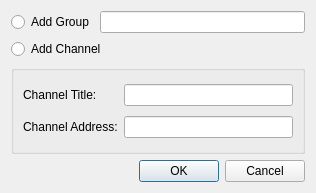
<?xml version="1.0" encoding="UTF-8"?>
<ui version="4.0">
 <class>AddDialog</class>
 <widget class="QDialog" name="AddDialog">
  <property name="geometry">
   <rect>
    <x>0</x>
    <y>0</y>
    <width>316</width>
    <height>193</height>
   </rect>
  </property>
  <property name="windowTitle">
   <string>Dialog</string>
  </property>
  <layout class="QVBoxLayout" name="verticalLayout_2">
   <item>
    <layout class="QHBoxLayout" name="horizontalLayout_2">
     <item>
      <widget class="QRadioButton" name="addGroupRadioButton">
       <property name="text">
        <string>Add Group</string>
       </property>
      </widget>
     </item>
     <item>
      <widget class="QLineEdit" name="groupLineEdit"/>
     </item>
    </layout>
   </item>
   <item>
    <layout class="QVBoxLayout" name="verticalLayout">
     <item>
      <widget class="QRadioButton" name="addChannelRadioButton">
       <property name="text">
        <string>Add Channel</string>
       </property>
      </widget>
     </item>
     <item>
      <widget class="QGroupBox" name="channelGroupBox">
       <property name="title">
        <string/>
       </property>
       <layout class="QGridLayout" name="gridLayout">
        <item row="0" column="0">
         <widget class="QLabel" name="label">
          <property name="text">
           <string>Channel Title:</string>
          </property>
         </widget>
        </item>
        <item row="0" column="1">
         <widget class="QLineEdit" name="channelTitleLineEdit"/>
        </item>
        <item row="1" column="0">
         <widget class="QLabel" name="label_2">
          <property name="text">
           <string>Channel Address:</string>
          </property>
         </widget>
        </item>
        <item row="1" column="1">
         <widget class="QLineEdit" name="channelAddressLineEdit"/>
        </item>
       </layout>
      </widget>
     </item>
    </layout>
   </item>
   <item>
    <layout class="QHBoxLayout" name="horizontalLayout">
     <item>
      <spacer name="horizontalSpacer">
       <property name="orientation">
        <enum>Qt::Horizontal</enum>
       </property>
       <property name="sizeHint" stdset="0">
        <size>
         <width>40</width>
         <height>20</height>
        </size>
       </property>
      </spacer>
     </item>
     <item>
      <widget class="QDialogButtonBox" name="buttonBox">
       <property name="standardButtons">
        <set>QDialogButtonBox::Cancel|QDialogButtonBox::Ok</set>
       </property>
      </widget>
     </item>
    </layout>
   </item>
  </layout>
 </widget>
 <resources/>
 <connections/>
</ui>
